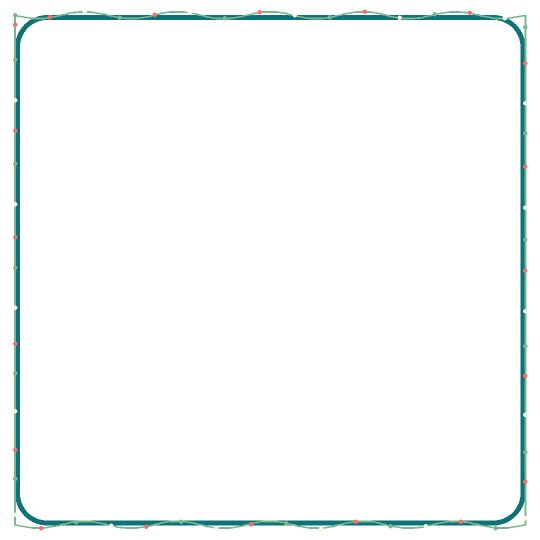
#> input picture brand/patterns/frame-membran-1080.png, 1080 x 1080 px, given in place of icon-src.png, which was not available (shown at 1/2 size)
$ python build_logo.py
#> lines starting #> are read from the running program, lines starting #| are printed output that depends on the picture; after the words box and inside, x2 and y2 are one past the last pixel; in counts of white or black regions, pixels touching at a corner belong together; pictures that were not available may be replaced by others from this repository, and a replacement may not be noted
#!/usr/bin/env python3
"""PHAGOS logo builder: icon set + wordmark transparan + X header + animasi.
Sumber AI: brand/logo/icon-src.png & brand/logo/wordmark-src.png (latar hitam flat).
Run: PYTHONPATH=brand/libs python3 brand/tools/build_logo.py
"""
import os, sys, math, random, subprocess, shutil
from PIL import Image, ImageOps, ImageDraw, ImageFont, ImageFilter
ROOT = os.path.dirname(os.path.dirname(os.path.dirname(os.path.abspath(__file__))))
os.chdir(os.path.join(ROOT, 'brand'))
F = lambda f, s: ImageFont.truetype(f'fonts/{f}', s)
CREAM = (253, 246, 227); CORAL = (255, 107, 107); SAGE = (124, 182, 142); TEAL = (13, 115, 119)
os.makedirs('logo', exist_ok=True)
os.makedirs('banners/twitter', exist_ok=True)

print('[1] icon set')
icon = Image.open('logo/icon-src.png').convert('RGB').resize((1024, 1024), Image.LANCZOS)
icon.save('logo/icon.png')
for s in (800, 512, 400, 320, 200, 110):
    icon.resize((s, s), Image.LANCZOS).save(f'logo/icon-{s}.png')
icon.resize((512, 512), Image.LANCZOS).save('logo/playstore-icon-512.png')
icon.resize((48, 48), Image.LANCZOS).save('logo/playstore-icon-48-preview.png')
c = icon.resize((400, 400), Image.LANCZOS).convert('RGBA')
mask = Image.new('L', (400, 400), 0)
#> mask: PIL image 400x400 L; every value is 0
ImageDraw.Draw(mask).ellipse([0, 0, 399, 399], fill=255)
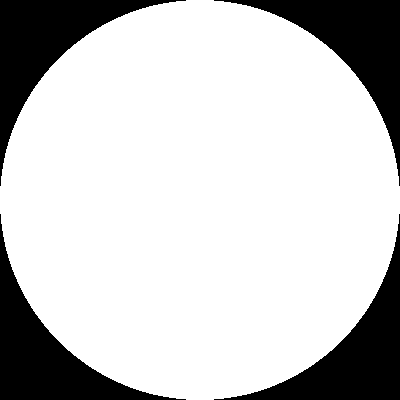
#> mask: PIL image 400x400 L; 78.5% white; 4 black regions, box (x1, y1, x2, y2) and area: (0, 0, 186, 186) 8595, (214, 0, 400, 186) 8595, (0, 214, 186, 400) 8595, (214, 214, 400, 400) 8595
c.putalpha(mask)
c.save('logo/icon-circle-400-preview.png')

print('[2] wordmark transparan')
im = Image.open('logo/wordmark-src.png').convert('RGB')
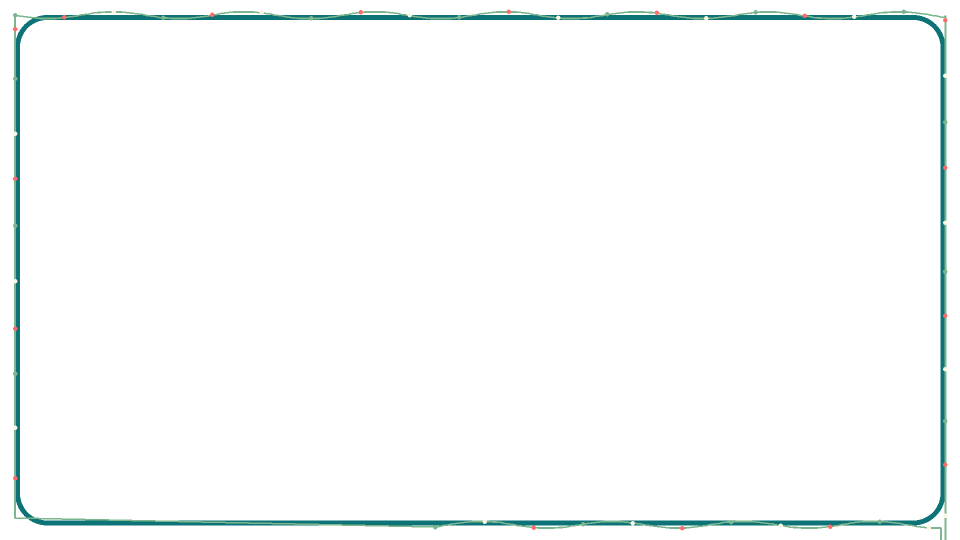
#> input picture brand/patterns/frame-membran-1920.png, 1920 x 1080 px, given in place of wordmark-src.png, which was not available (shown at 1/2 size)
L = ImageOps.grayscale(im)
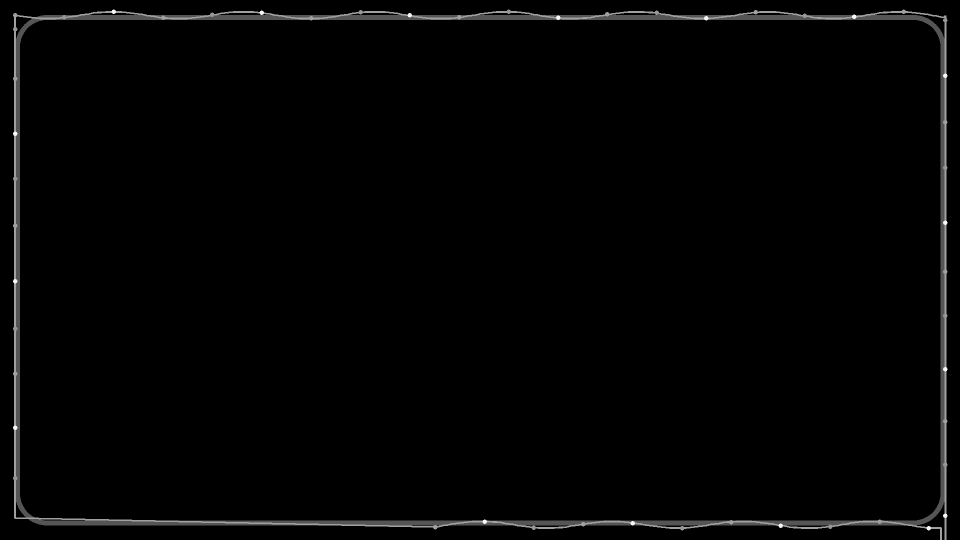
#> L: PIL image 1920x1080 L (shown at 1/2 size); min 0, max 246, mean 3.6
W, H = im.size
#> W = 1920; H = 1080
px = list(L.getdata())
#> px = 2073600 items
minx, miny, maxx, maxy = W, H, 0, 0
#> minx = 1920; miny = 1080; maxx = 0; maxy = 0
for i, v in enumerate(px):
    if v > 8:
        x, y = i % W, i // W
        minx, maxx = min(minx, x), max(maxx, x)
        miny, maxy = min(miny, y), max(maxy, y)
pad = 36
box = (max(0, minx - pad), max(0, miny - pad), min(W, maxx + pad), min(H, maxy + pad))
#> box = (0, 0, 1920, 1080)
crop = im.crop(box); cL = L.crop(box)
a = cL.point(lambda v: 0 if v < 12 else min(255, int(255 * ((v - 12) / 236) ** 0.85)))
wm = crop.convert('RGBA'); wm.putalpha(a)
wm.save('logo/wordmark.png')
mono = Image.new('RGBA', wm.size, (0, 0, 0, 0))
#> mono: PIL image 1920x1080 RGBA; every value is 0
mono.paste(Image.new('RGB', wm.size, CREAM), (0, 0), a)
mono.save('logo/wordmark-mono.png')
for s in (800, 512, 320):
    sc = s / wm.width
    wm.resize((s, int(wm.height * sc)), Image.LANCZOS).save(f'logo/wordmark-{s}.png')

print('[3] banner X header 1500x500')
Wb, Hb = 1500, 500
b = Image.new('RGB', (Wb, Hb))
#> b: PIL image 1500x500 RGB; every value is 0
db = ImageDraw.Draw(b)
for y in range(Hb):
    t = y / Hb
    db.line([(0, y), (Wb, y)], fill=(int(6 + 6 * t), int(40 + 18 * t), int(46 + 22 * t)))
gl = Image.new('RGB', (Wb, Hb))
ImageDraw.Draw(gl).ellipse([Wb // 2 - 520, -80, Wb // 2 + 520, Hb + 80], fill=TEAL)
gl = gl.filter(ImageFilter.GaussianBlur(130))
b = Image.blend(b, gl, 0.45)
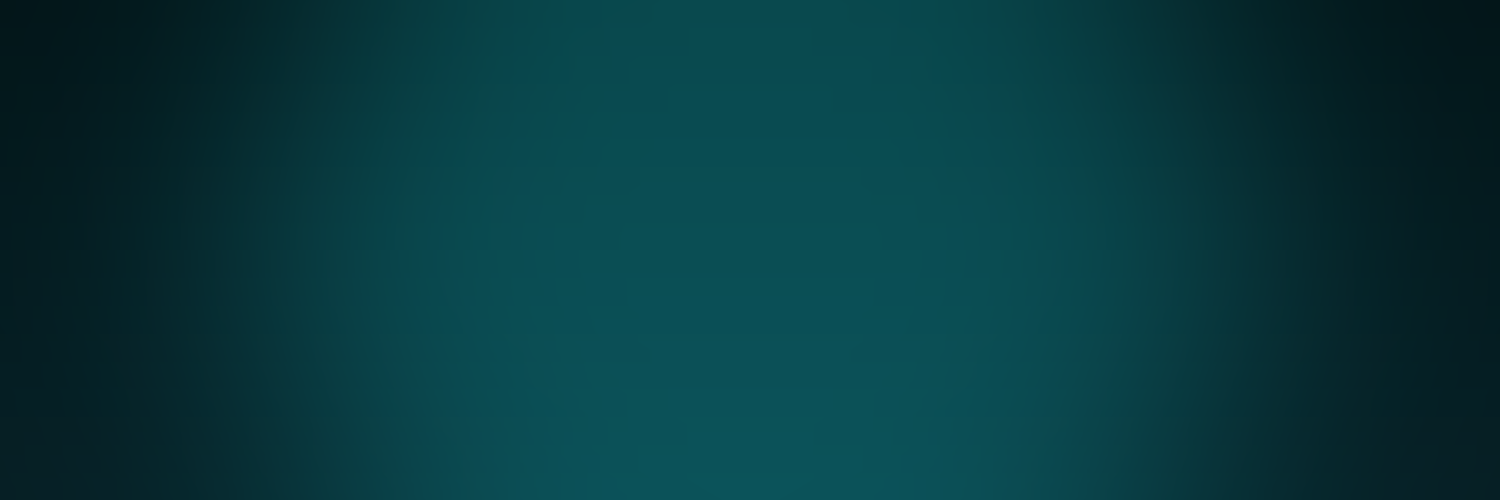
#> b: PIL image 1500x500 RGB; mean R, G, B 7.7, 57.3, 62.8
b = Image.blend(b, Image.open('patterns/pattern-dark-ui.png').resize((Wb, Hb)), 0.22)
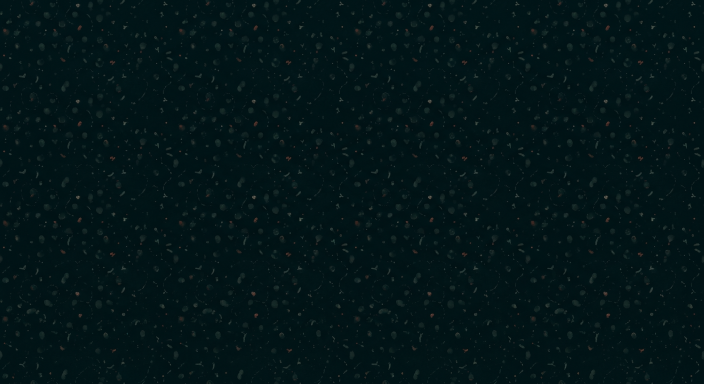
#> input picture brand/patterns/pattern-dark-ui.png, 1408 x 768 px (shown at 1/2 size)
db = ImageDraw.Draw(b)
wsc = 640 / wm.width
#> wsc = 0.333
wm2 = wm.resize((640, int(wm.height * wsc)), Image.LANCZOS)
b.paste(wm2, ((Wb - 640) // 2, 92), wm2)
db.text((Wb // 2, 92 + wm2.height + 62), 'Sel Imun vs Patogen — Selamatkan Tubuh!', font=F('LilitaOne-Regular.ttf', 34), fill=CREAM, anchor='mm')
db.text((Wb // 2, 92 + wm2.height + 122), 'GRATIS • TANPA DOWNLOAD • phagos.space', font=F('LilitaOne-Regular.ttf', 28), fill=CORAL, anchor='mm')
b.save('banners/twitter/x-header-1500x500.png', quality=95)

print('[4] logo animasi')
random.seed(5)
W, H = 1600, 900
bg = Image.new('RGB', (W, H))
#> bg: PIL image 1600x900 RGB; every value is 0
d = ImageDraw.Draw(bg)
for y in range(H):
    t = y / H
    d.line([(0, y), (W, y)], fill=(int(7 + 5 * t), int(44 + 22 * t), int(50 + 26 * t)))
g = Image.new('RGB', (W, H))
ImageDraw.Draw(g).ellipse([W // 2 - 560, H // 2 - 260, W // 2 + 560, H // 2 + 260], fill=TEAL)
g = g.filter(ImageFilter.GaussianBlur(150))
bg = Image.blend(bg, g, 0.5)
wsc = 1150 / wm.width
#> wsc = 0.599
base = bg.copy()
wm2 = wm.resize((1150, int(wm.height * wsc)), Image.LANCZOS)
#> wm2: PIL image 1150x646 RGBA
base.paste(wm2, ((W - 1150) // 2, (H - wm2.height) // 2 - 20), wm2)
FPS = 30; DUR = 4.0; N = int(FPS * DUR)
os.makedirs('logo/anim_frames', exist_ok=True)
parts = [dict(x=random.uniform(0, W), y=random.uniform(0, H), v=random.uniform(14, 40),
              r=random.uniform(1.5, 4.5), ph=random.uniform(0, 6.28), sw=random.uniform(8, 22),
              c=random.choice([(90, 230, 210), (90, 230, 210), CREAM, CORAL]), a=random.uniform(60, 170))
          for _ in range(45)]
glowm = Image.new('L', (W, H), 0)
#> glowm: PIL image 1600x900 L; every value is 0
ImageDraw.Draw(glowm).ellipse([W // 2 - 420, H // 2 - 200, W // 2 + 420, H // 2 + 200], fill=255)
#> glowm: PIL image 1600x900 L; 18.4% white; 1 white region, box (x1, y1, x2, y2) and area: (380, 250, 1221, 651) 264821
glowm = glowm.filter(ImageFilter.GaussianBlur(120))
tint = Image.new('RGB', (W, H), (24, 170, 160))
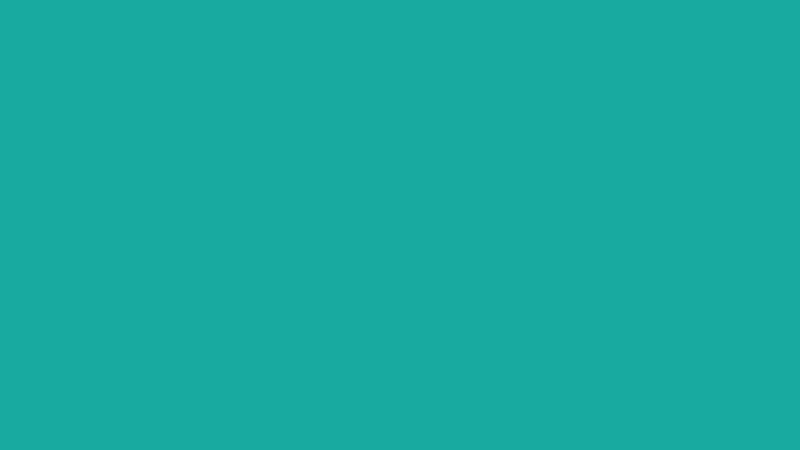
#> tint: PIL image 1600x900 RGB (shown at 1/2 size); mean R, G, B 24, 170, 160
for f in range(N):
    t = f / FPS
    z = 1.0 + 0.05 * (t / DUR)
    big = base.resize((int(W * z), int(H * z)), Image.LANCZOS)
    frame = Image.new('RGB', (W, H), (7, 40, 44))
    frame.paste(big, (big.width // 2 - W // 2, big.height // 2 - H // 2))
    pulse = 0.14 + 0.09 * math.sin(2 * math.pi * t / 2.5)
    frame = Image.composite(tint, frame, glowm.point(lambda v: int(v * pulse)))
    dd = ImageDraw.Draw(frame, 'RGBA')
    fade = 1.0 if t >= 0.6 else t / 0.6
    for p in parts:
        y = (p['y'] - p['v'] * t) % (H + 20) - 10
        x = (p['x'] + p['sw'] * math.sin(2 * math.pi * t / 3.0 + p['ph'])) % W
        a = int(p['a'] * fade); r = p['r']
        dd.ellipse([x - r, y - r, x + r, y + r], fill=(*p['c'], a))
        dd.ellipse([x - r * 0.4, y - r * 0.4, x + r * 0.4, y + r * 0.4], fill=(*p['c'], min(255, int(a * 1.4))))
    frame.save(f'logo/anim_frames/f_{f:03d}.png')
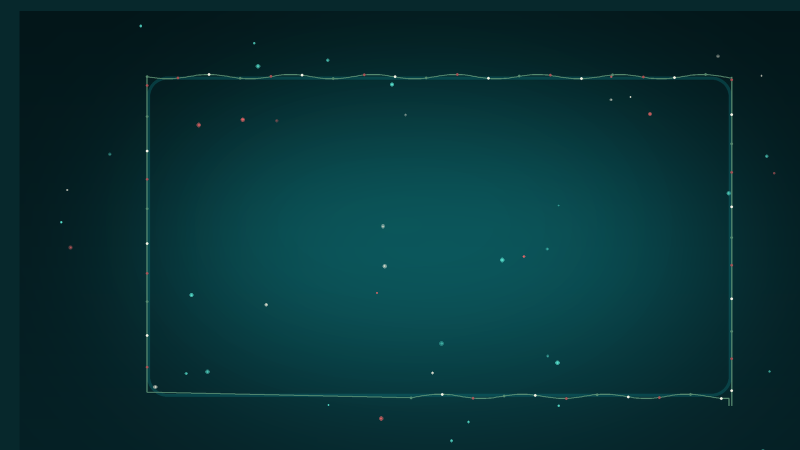
#> frame: PIL image 1600x900 RGB (shown at 1/2 size); mean R, G, B 7.4, 49.3, 53.4
FF = os.path.join(ROOT, 'bin', 'ffmpeg')
if os.path.exists(FF):
    subprocess.run([FF, '-y', '-loglevel', 'error', '-framerate', '30', '-i',
                    'logo/anim_frames/f_%03d.png', '-c:v', 'libx264', '-preset', 'medium',
                    '-crf', '19', '-pix_fmt', 'yuv420p', 'logo/logo-animasi.mp4'], check=True)
    print('  animasi mp4 ok')
shutil.rmtree('logo/anim_frames')
print('LOGO BUILD DONE')
